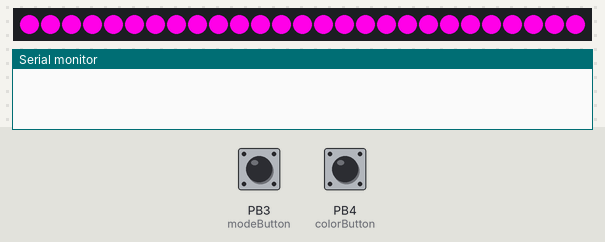
This sketch was run on a simulated ATtiny85, built with avr-gcc and run on an emulated ATtiny85. Parts: 27 RGB LEDs in strip order, left to right, the last lines printed to the serial monitor. The inputs (shaded band) are chosen by the test bench; at power-on: PB3 (modeButton) LOW, PB4 (colorButton) LOW. Dim RGB values are drawn brighter than linear.

Above: at 1.2 s.
1.3 s: PB3 (modeButton) pulled HIGH for 0.15 s
At 1.76 s:
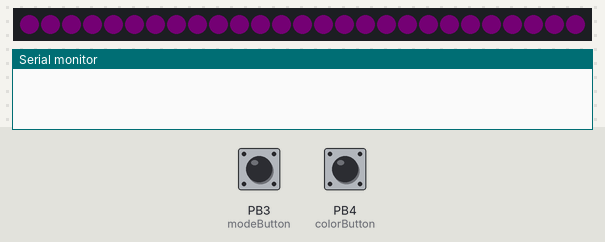
2.0 s: PB4 (colorButton) pulled HIGH for 0.15 s
At 2.49 s:
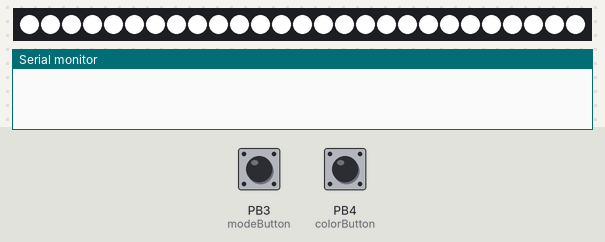
2.7 s: PB4 (colorButton) pulled HIGH for 1 s
At 3.64 s:
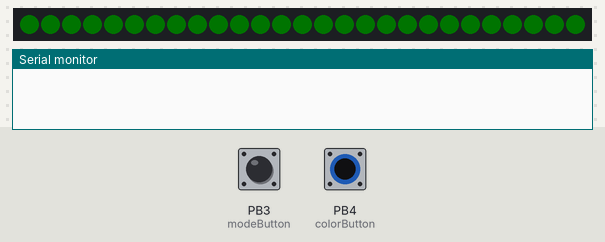
4.3 s: PB4 (colorButton) pulled HIGH for 0.15 s
At 4.7 s:
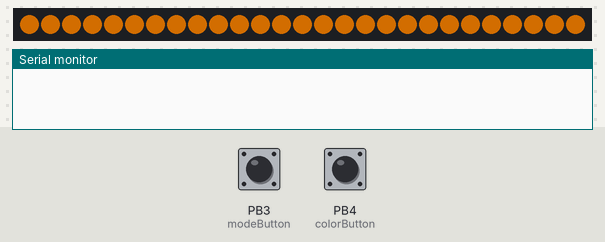
5.0 s: PB3 (modeButton) pulled HIGH for 1 s
6.6 s: PB3 (modeButton) pulled HIGH for 0.15 s
At 7.07 s:
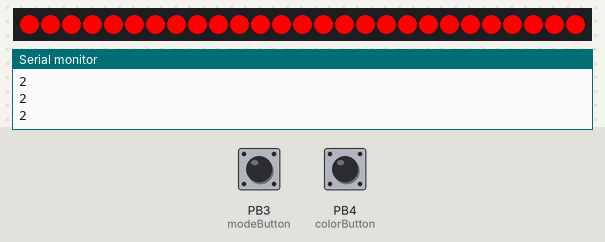
Timing chart, 0 to 8.3 s (numbered marks = the images above; inputs shaded):
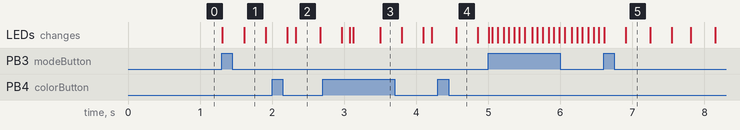

Measured:
- after the input at 1.3 s, the LEDs: first change at once (image 1 shows a later state)
- after the input at 2.0 s, the LEDs: first change after 0.21 s (image 2 shows a later state)
- after the input at 2.7 s, the LEDs: first change after 0.27 s (image 3 shows a later state)
- after the input at 4.3 s, the LEDs: change after 0.26 s (image 4)
- after the input at 6.6 s, the LEDs: first change at once (image 5 shows a later state)

The sketch:

Plumbob.ino
```cpp
// NeoPixel test program showing use of the WHITE channel for RGBW
// pixels only (won't look correct on regular RGB NeoPixel strips).

#include <Adafruit_NeoPixel.h>
#ifdef __AVR__
 #include <avr/power.h> // Required for 16 MHz Adafruit Trinket
#endif

// Which pin on the Arduino is connected to the NeoPixels?
// On a Trinket or Gemma we suggest changing this to 1:
#define LED_PIN     2

// How many NeoPixels are attached to the Arduino?
#define LED_COUNT  27

// NeoPixel brightness, 0 (min) to 255 (max)
#define BRIGHTNESS 255 // Set BRIGHTNESS to about 1/5 (max = 255)

// Declare our NeoPixel strip object:
Adafruit_NeoPixel strip(LED_COUNT, LED_PIN, NEO_GRBW + NEO_KHZ800);
// Argument 1 = Number of pixels in NeoPixel strip
// Argument 2 = Arduino pin number (most are valid)
// Argument 3 = Pixel type flags, add together as needed:
//   NEO_KHZ800  800 KHz bitstream (most NeoPixel products w/WS2812 LEDs)
//   NEO_KHZ400  400 KHz (classic 'v1' (not v2) FLORA pixels, WS2811 drivers)
//   NEO_GRB     Pixels are wired for GRB bitstream (most NeoPixel products)
//   NEO_RGB     Pixels are wired for RGB bitstream (v1 FLORA pixels, not v2)
//   NEO_RGBW    Pixels are wired for RGBW bitstream (NeoPixel RGBW products)

#define modeButton 3
#define colorButton 4

bool modePress = false;
bool colorPress = false;

int mode = 0;
int color = 3;
double hsvList[4] = {20000, 8500, 0, 55000};
int brightnessMod = 67;//100

long t;

//DEBOUNCE FUCKING BULLSHIT
int buttonStateM = LOW; //this variable tracks the state of the button, low if not pressed, high if pressed
int modeChange = -1;
long lastDebounceTimeM = 0;  // the last time the output pin was toggled
long debounceDelayM = 50;    // the debounce time; increase if the output flickers

int buttonStateC = LOW; //this variable tracks the state of the button, low if not pressed, high if pressed
int colorChange = -1;
long lastDebounceTimeC = 0;  // the last time the output pin was toggled
long debounceDelayC = 50;    // the debounce time; increase if the output flickers

void setup() {
  // These lines are specifically to support the Adafruit Trinket 5V 16 MHz.
  // Any other board, you can remove this part (but no harm leaving it):
#if defined(__AVR_ATtiny85__) && (F_CPU == 16000000)
  clock_prescale_set(clock_div_1);
#endif
  // END of Trinket-specific code.

  strip.begin();           // INITIALIZE NeoPixel strip object (REQUIRED)
  strip.show();            // Turn OFF all pixels ASAP
  strip.setBrightness(BRIGHTNESS);

  pinMode(modeButton, INPUT);
  pinMode(colorButton, INPUT);

  Serial.begin(9600);

}

void loop() {
  //Serial.println("t:"+String(t)+"mode:"+String(mode)+"color:"+String(color));

  //sample the state of the button - is it pressed or not?
  buttonStateM = digitalRead(modeButton);
  //filter out any noise by setting a time buffer
  if ( (millis() - lastDebounceTimeM) > debounceDelayM) {

    if (buttonStateM == HIGH && buttonStateC == HIGH && modeChange < 0) {
      modeChange = -modeChange;
      brightnessMod -= 33;
      if(brightnessMod <= 0) {
        brightnessMod = 100;
      }
      Serial.println(brightnessMod);
      strip.setBrightness(BRIGHTNESS*(float(brightnessMod)/float(100)));
      color -= 1;
      if(color == -1) {
        color = 4;
      }
      lastDebounceTimeM = millis();
    }

    else if ( (buttonStateM == HIGH) && (modeChange < 0) ) {
      mode += 1;
      modeChange = -modeChange;
      lastDebounceTimeM = millis(); //set the current time
    }
    else if ( (buttonStateM == LOW) && (modeChange > 0) ) {
      modeChange = -modeChange;
      lastDebounceTimeM = millis(); //set the current time
    }
  }

  //sample the state of the button - is it pressed or not?
  buttonStateC = digitalRead(colorButton);
  //filter out any noise by setting a time buffer
  if ( (millis() - lastDebounceTimeC) > debounceDelayC) {

    if ( (buttonStateC == HIGH) && (colorChange < 0) ) {
      color += 1;
      color = color%5;
      colorChange = -colorChange;
      lastDebounceTimeC = millis(); //set the current time
    }
    else if ( (buttonStateC == LOW) && (colorChange > 0) ) {
      colorChange = -colorChange;
      lastDebounceTimeC = millis(); //set the current time
    }
  }

  t = millis();

  //check mode and display
  if (mode == 0) { //solid light
    if (color == 4) {
      strip.fill(strip.Color(0, 0, 0, 255));
    }
    else {
      strip.fill(strip.gamma32(strip.ColorHSV(hsvList[color])));
    }
  }
  if (mode == 1) { //slow fade
    float mod = (sin(float(t)/float(300))+1)/2;
    if (mod>1){mod=1;}
    if (color == 4) {
      strip.fill(strip.Color(0, 0, 0, 255*mod));
    }
    else {
      //strip.fill(strip.gamma32(strip.ColorHSV(hsvList[color], 255, 255*mod)));
      strip.fill(strip.gamma32(strip.ColorHSV(hsvList[color], 255, 255*mod)));
    }

  }
  if (mode == 2) { //strobe
    int mod = 255*(sin(t/25)>0);
    if (color == 4) {
      strip.fill(strip.Color(0, 0, 0, mod));
    }
    else {
      strip.fill(strip.gamma32(strip.ColorHSV(hsvList[color], 255, mod)));
    }
  }
  if (mode == 3) {//RGB
    int mod = (t/300)%3;
    double list[] = {20000, 40000, 0};
    strip.fill(strip.gamma32(strip.ColorHSV(list[mod])));
    Serial.println(mod);
  }
  if (mode == 4) {//rainbow
    int offset = 100;
    for(int i = 0; i<strip.numPixels(); i++){
      strip.fill(strip.ColorHSV(t*offset));
    }
  }
  if (mode == 5) {//unicorn
    int offset = 1000;
    double mod = (float(t)*float(100));
    Serial.println(mod);
    for(int i = 0; i<strip.numPixels(); i++){
      strip.setPixelColor(i, strip.ColorHSV(mod+float(offset)*float(i)));
    }
  }
  if (mode >= 6) {
    mode = 0;
  }
  strip.show();
}

// Fill the dots one after the other with a color
void colorWipe(uint32_t c, uint16_t wait) {
  for(uint16_t i=0; i<strip.numPixels(); i++) {
    strip.setPixelColor(i, c);
    strip.show();
    delay(wait);
  }
}
```
